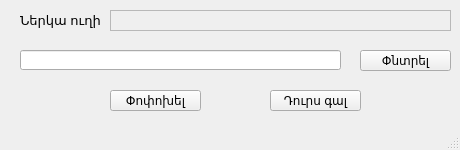
<?xml version="1.0" encoding="UTF-8"?>
<ui version="4.0">
 <class>DBWindow</class>
 <widget class="QMainWindow" name="DBWindow">
  <property name="enabled">
   <bool>true</bool>
  </property>
  <property name="geometry">
   <rect>
    <x>0</x>
    <y>0</y>
    <width>460</width>
    <height>150</height>
   </rect>
  </property>
  <property name="minimumSize">
   <size>
    <width>460</width>
    <height>150</height>
   </size>
  </property>
  <property name="maximumSize">
   <size>
    <width>460</width>
    <height>150</height>
   </size>
  </property>
  <property name="windowTitle">
   <string>AS clients DB</string>
  </property>
  <property name="windowIcon">
   <iconset>
    <normaloff>../Untergunter-Leaf-Mimes-Text-xml.ico</normaloff>../Untergunter-Leaf-Mimes-Text-xml.ico</iconset>
  </property>
  <property name="styleSheet">
   <string notr="true">QMainWindow{
background-color: qlineargradient(spread:pad, x1:0, y1:0, x2:1, y2:1, stop:0 rgba(166, 206, 57, 255), stop:1 rgba(255, 255, 255, 255));
}
font: 8pt &quot;Helvetica&quot;;</string>
  </property>
  <widget class="QWidget" name="centralwidget">
   <widget class="QLabel" name="label">
    <property name="geometry">
     <rect>
      <x>20</x>
      <y>10</y>
      <width>81</width>
      <height>21</height>
     </rect>
    </property>
    <property name="font">
     <font>
      <pointsize>10</pointsize>
     </font>
    </property>
    <property name="text">
     <string>Ներկա ուղի</string>
    </property>
   </widget>
   <widget class="QTextEdit" name="current_db_path">
    <property name="enabled">
     <bool>false</bool>
    </property>
    <property name="geometry">
     <rect>
      <x>110</x>
      <y>10</y>
      <width>341</width>
      <height>21</height>
     </rect>
    </property>
    <property name="font">
     <font>
      <pointsize>6</pointsize>
     </font>
    </property>
   </widget>
   <widget class="QLineEdit" name="db_path">
    <property name="enabled">
     <bool>true</bool>
    </property>
    <property name="geometry">
     <rect>
      <x>20</x>
      <y>50</y>
      <width>321</width>
      <height>20</height>
     </rect>
    </property>
    <property name="font">
     <font>
      <pointsize>6</pointsize>
     </font>
    </property>
   </widget>
   <widget class="QPushButton" name="db_browse_button">
    <property name="geometry">
     <rect>
      <x>360</x>
      <y>50</y>
      <width>91</width>
      <height>21</height>
     </rect>
    </property>
    <property name="text">
     <string>Փնտրել</string>
    </property>
   </widget>
   <widget class="QPushButton" name="db_apply_button">
    <property name="geometry">
     <rect>
      <x>110</x>
      <y>90</y>
      <width>91</width>
      <height>21</height>
     </rect>
    </property>
    <property name="text">
     <string>Փոփոխել</string>
    </property>
   </widget>
   <widget class="QPushButton" name="db_window_close_button">
    <property name="geometry">
     <rect>
      <x>270</x>
      <y>90</y>
      <width>91</width>
      <height>21</height>
     </rect>
    </property>
    <property name="text">
     <string>Դուրս գալ</string>
    </property>
   </widget>
  </widget>
  <widget class="QMenuBar" name="menubar">
   <property name="geometry">
    <rect>
     <x>0</x>
     <y>0</y>
     <width>460</width>
     <height>21</height>
    </rect>
   </property>
  </widget>
  <widget class="QStatusBar" name="statusbar"/>
 </widget>
 <resources/>
 <connections/>
</ui>
